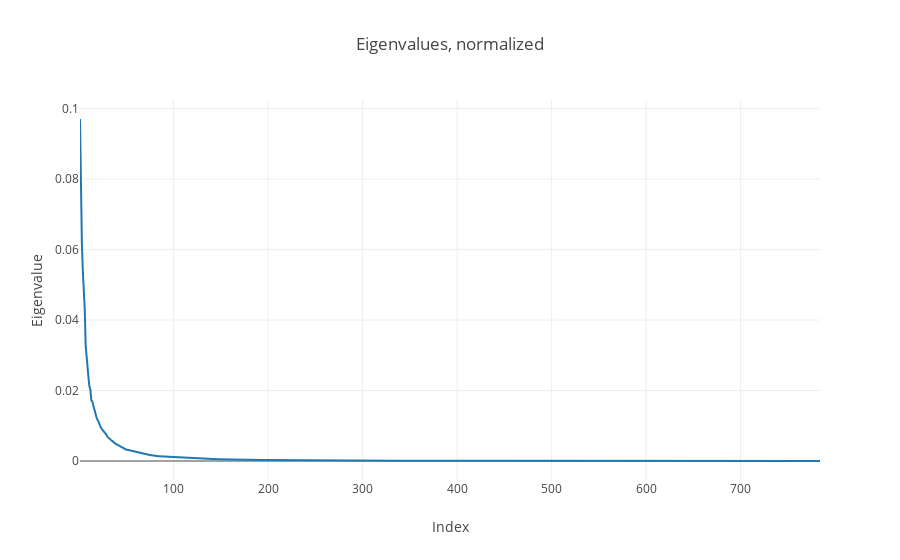

The code cell stored with this chart in its notebook:
### Code cell
iplot(dict(data=[
    go.Scatter(
        x=list(range(1,1+len(eigv))),
        y=eigv,
        name='Eigenvalues',
        customdata=100*eigv.cumsum(),
        hovertemplate='Eigenvalue = %{y}<br>Retained Var = %{customdata:0.3f}%',
    )],
    layout=go.Layout(
        title='Eigenvalues, normalized',
        xaxis=dict(title='Index'),
        yaxis=dict(title='Eigenvalue'),
    )))

### Figure 1 — Plotly figure (JSON) as saved in the notebook; plotly's stock layout.template omitted (floating-point values rounded to 4 significant figures; data arrays with more than 128 entries replaced by an {"elided": "..."} marker saying what was removed)
{"data": [{"customdata": {"elided": "784 float values"}, "hovertemplate": "Eigenvalue = %{y}<br>Retained Var = %{customdata:0.3f}%", "name": "Eigenvalues", "type": "scatter", "uid": "f6a3529a-f127-4711-ab79-4e3fdfd77184", "x": {"elided": "784 int values"}, "y": {"elided": "784 float values"}}], "layout": {"title": {"text": "Eigenvalues, normalized"}, "xaxis": {"title": {"text": "Index"}}, "yaxis": {"title": {"text": "Eigenvalue"}}}}
